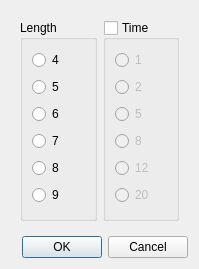
<?xml version="1.0" encoding="UTF-8"?>
<ui version="4.0">
 <class>Preferences</class>
 <widget class="QDialog" name="Preferences">
  <property name="geometry">
   <rect>
    <x>0</x>
    <y>0</y>
    <width>199</width>
    <height>269</height>
   </rect>
  </property>
  <property name="windowTitle">
   <string>Preferences</string>
  </property>
  <layout class="QGridLayout" name="gridLayout">
   <item row="3" column="0">
    <widget class="QDialogButtonBox" name="buttonBox">
     <property name="orientation">
      <enum>Qt::Horizontal</enum>
     </property>
     <property name="standardButtons">
      <set>QDialogButtonBox::Cancel|QDialogButtonBox::Ok</set>
     </property>
    </widget>
   </item>
   <item row="1" column="0">
    <widget class="QWidget" name="prefContainer" native="true">
     <layout class="QGridLayout" name="gridLayout_2">
      <item row="0" column="0">
       <layout class="QHBoxLayout" name="hLayoutLength">
        <item>
         <widget class="QGroupBox" name="grLength">
          <property name="title">
           <string>Length</string>
          </property>
          <property name="flat">
           <bool>false</bool>
          </property>
          <layout class="QGridLayout" name="gridLayout_3">
           <item row="0" column="1">
            <widget class="QRadioButton" name="len4">
             <property name="text">
              <string>4</string>
             </property>
            </widget>
           </item>
           <item row="5" column="1">
            <widget class="QRadioButton" name="len9">
             <property name="text">
              <string>9</string>
             </property>
            </widget>
           </item>
           <item row="4" column="1">
            <widget class="QRadioButton" name="len8">
             <property name="text">
              <string>8</string>
             </property>
            </widget>
           </item>
           <item row="3" column="1">
            <widget class="QRadioButton" name="len7">
             <property name="text">
              <string>7</string>
             </property>
            </widget>
           </item>
           <item row="2" column="1">
            <widget class="QRadioButton" name="len6">
             <property name="text">
              <string>6</string>
             </property>
             <property name="checkable">
              <bool>true</bool>
             </property>
             <property name="checked">
              <bool>false</bool>
             </property>
            </widget>
           </item>
           <item row="1" column="1">
            <widget class="QRadioButton" name="len5">
             <property name="text">
              <string>5</string>
             </property>
            </widget>
           </item>
          </layout>
         </widget>
        </item>
       </layout>
      </item>
      <item row="0" column="1">
       <layout class="QVBoxLayout" name="verticalLayout">
        <item>
         <widget class="QGroupBox" name="grTime">
          <property name="title">
           <string>Time</string>
          </property>
          <property name="flat">
           <bool>false</bool>
          </property>
          <property name="checkable">
           <bool>true</bool>
          </property>
          <property name="checked">
           <bool>false</bool>
          </property>
          <layout class="QVBoxLayout" name="verticalLayout_2">
           <item>
            <widget class="QRadioButton" name="sec1">
             <property name="text">
              <string>1</string>
             </property>
            </widget>
           </item>
           <item>
            <widget class="QRadioButton" name="sec2">
             <property name="text">
              <string>2</string>
             </property>
            </widget>
           </item>
           <item>
            <widget class="QRadioButton" name="sec5">
             <property name="text">
              <string>5</string>
             </property>
            </widget>
           </item>
           <item>
            <widget class="QRadioButton" name="sec8">
             <property name="text">
              <string>8</string>
             </property>
            </widget>
           </item>
           <item>
            <widget class="QRadioButton" name="sec12">
             <property name="text">
              <string>12</string>
             </property>
            </widget>
           </item>
           <item>
            <widget class="QRadioButton" name="sec20">
             <property name="text">
              <string>20</string>
             </property>
            </widget>
           </item>
          </layout>
         </widget>
        </item>
       </layout>
      </item>
     </layout>
    </widget>
   </item>
  </layout>
 </widget>
 <resources/>
 <connections>
  <connection>
   <sender>buttonBox</sender>
   <signal>accepted()</signal>
   <receiver>Preferences</receiver>
   <slot>accept()</slot>
   <hints>
    <hint type="sourcelabel">
     <x>248</x>
     <y>254</y>
    </hint>
    <hint type="destinationlabel">
     <x>157</x>
     <y>274</y>
    </hint>
   </hints>
  </connection>
  <connection>
   <sender>buttonBox</sender>
   <signal>rejected()</signal>
   <receiver>Preferences</receiver>
   <slot>reject()</slot>
   <hints>
    <hint type="sourcelabel">
     <x>316</x>
     <y>260</y>
    </hint>
    <hint type="destinationlabel">
     <x>286</x>
     <y>274</y>
    </hint>
   </hints>
  </connection>
 </connections>
</ui>
